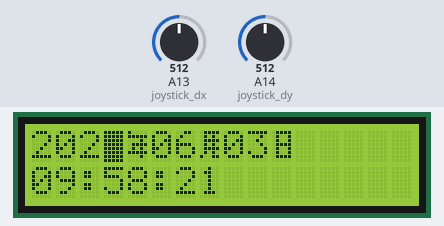
Recording of a sketch running on a simulated Arduino Mega 2560, built with avr-gcc and run on an emulated ATmega2560. On the bench: 16×2 character LCD. Inputs (shaded band) come from the test bench; at power-on: A13 (joystick_dx) = 512, A14 (joystick_dy) = 512. What the sketch prints to the serial monitor is not drawn.

Above: at 2.3 s.
2.4 s: A13 (joystick_dx) set to 1010
At 3.12 s:
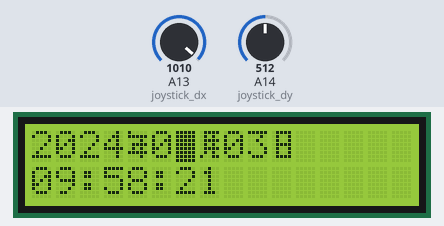
4.7 s: A14 (joystick_dy) set to 1010
At 6.4 s:
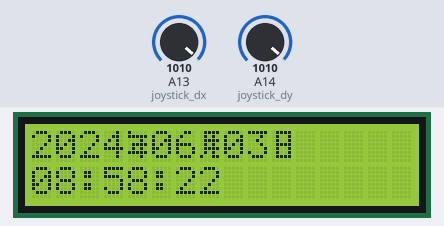
7.2 s: A13 (joystick_dx) set to 990
At 10.01 s:
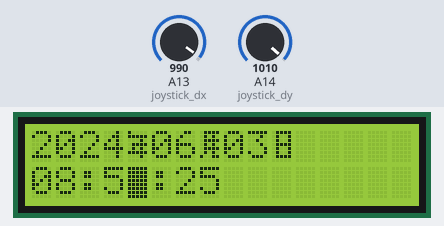
10.2 s: A14 (joystick_dy) set to 990
At 10.46 s:
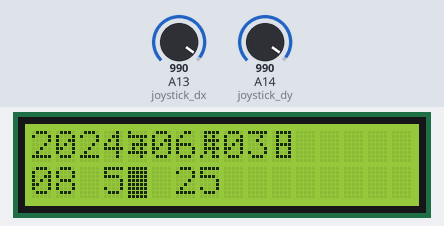
11.8 s: A13 (joystick_dx) set to 1023
At 14.79 s:
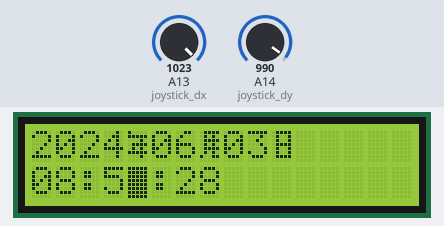
14.8 s: A14 (joystick_dy) set to 1023
At 16.4 s:
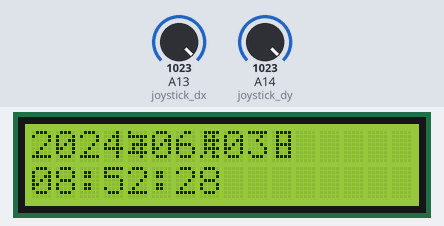
Timing chart, 0 to 17.9 s (numbered marks = the images above; inputs shaded):
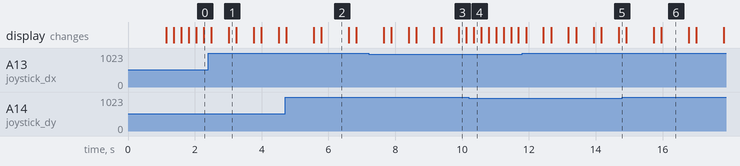

Measured:
- what the display in image 2 shows lasts 0.8 s, from 5.8 s to 6.6 s

The sketch:

LCM.ino
```cpp
#include <LiquidCrystal_I2C.h>
#define joystick_sw 0
#define joystick_dx A13
#define joystick_dy A14

LiquidCrystal_I2C lcd(0x27, 16, 2);

int year = 2024, month = 6, day = 3;
int hh = 9, mm = 58, ss = 20;
int dx = 0, dy = 0, enter = 0;
bool doubleDot = false;
bool edit_mode = false;
byte location[] = { 3, 6, 9, 17, 20 };
byte location_index = 0;
int joystick_delay = 300;
unsigned long time0 = 0, time1 = 0;

void setup() {
  _init();
  lcd_init();
  disp_init();
}

void loop() {
  Date_Time_Disp();
  delay(200);

  Serial.print("edit_mode == ");
  Serial.print(edit_mode);
  Serial.print("\tenter==");
  Serial.print(enter);
  Serial.print(dx);
  Serial.print(" ");
  Serial.print(dy);
  Serial.println(" ");


  dx = analogRead(joystick_dx);
  dy = analogRead(joystick_dy);
  enter = digitalRead(joystick_sw);

  if (millis() - time1 > 100) {
    time1 = millis();
    if (enter == 0) {
      edit_mode = !edit_mode;
    }
  }

  if (edit_mode) {
    if (dy < 10) {
      if (location_index == 0) {
        year++;
      } else if (location_index == 1) {
        if (month < 12) {
          month++;
        }
      } else if (location_index == 2) {
        switch (month) {
          case 1:
          case 3:
          case 5:
          case 7:
          case 8:
          case 10:
          case 12:
            if (day < 31) {
              day++;
            }
            break;
          case 4:
          case 6:
          case 9:
          case 11:
            if (day < 30) {
              day++;
            }
            break;
          case 2:
            if (day < 28) {
              day++;
            }
            break;
        }
      } else if (location_index == 3) {
        if (hh < 23) {
          hh++;
        }
      } else if (location_index == 4) {
        if (mm < 59) {
          mm++;
        }
      }
      delay(joystick_delay);
    }

    if (dy > 1000) {
      if (location_index == 0) {
        year--;
      } else if (location_index == 1) {
        if (month > 1) {
          month--;
        }
      } else if (location_index == 2) {
        if (day > 1) {
          day--;
        }
      } else if (location_index == 3) {
        if (hh > 0) {
          hh--;
        }
      } else if (location_index == 4) {
        if (mm > 0) {
          mm--;
        }
      }
      delay(joystick_delay);
    }

    if (dx < 10) {
      if (location_index == 0) {
        location_index = 0;
      } else {
        location_index--;
      }
      delay(joystick_delay);
    }

    if (dx > 1000) {
      if (location_index == 4) {
        location_index = 4;
      } else {
        location_index++;
      }
      delay(joystick_delay);
    }
  }
}

//function
void _init() {
  Serial.begin(115200);
  pinMode(8, INPUT_PULLUP);  // 搖桿按鈕，需上拉電阻
}

void lcd_init() {
  lcd.init();  // initialize the lcd
  // Print a message to the LCD.
  lcd.backlight();  //開啟背光
  lcd_CreatChar();
  lcd.setCursor(0, 0);  //col0 row0
  lcd.print("Hello, world!");
  lcd.setCursor(0, 1);  //col0 row1
  lcd.print("Ywrobot Arduino!");
  delay(1000);
  lcd.clear();
}

void lcd_CreatChar() {
  uint8_t yearChar[8] = { 0x10, 0x1f, 0x02, 0x0f, 0x0a, 0x1f, 0x02, 0x00 };   //年字型定義
  uint8_t monthChar[8] = { 0x0f, 0x0a, 0x0f, 0x0a, 0x0f, 0x0a, 0x13, 0x00 };  //月字型定義
  uint8_t dayChar[8] = { 0x0f, 0x09, 0x09, 0x0f, 0x09, 0x09, 0x0f, 0x00 };    //日字型定義

  lcd.createChar(0, yearChar);   //年
  lcd.createChar(1, monthChar);  //月
  lcd.createChar(2, dayChar);    //日
}

void disp_init() {
  //輸出日期的年月日
  lcd.setCursor(4, 0);
  lcd.write(0);
  lcd.setCursor(7, 0);
  lcd.write(1);
  lcd.setCursor(10, 0);
  lcd.write(2);

  //輸出時間的冒號
  lcd.setCursor(2, 1);
  lcd.print(":");
  lcd.setCursor(5, 1);
  lcd.print(":");
}

void Date_Time_Disp() {
  if (edit_mode == false) {
    lcd.noCursor();
    lcd.noBlink();
  } else {
    lcd.cursor();
    lcd.blink();
  }


  //show year
  lcd.setCursor(0, 0);
  lcd.print(year);
  //show month
  lcd.setCursor(5, 0);
  if (month < 10)
    lcd.print("0");
  lcd.print(month);
  //show day
  lcd.setCursor(8, 0);
  if (day < 10)
    lcd.print("0");
  lcd.print(day);

  //show hour
  lcd.setCursor(0, 1);
  if (hh < 10)
    lcd.print("0");
  lcd.print(hh);
  //show min
  lcd.setCursor(3, 1);
  if (mm < 10)
    lcd.print("0");
  lcd.print(mm);

  //show second
  lcd.setCursor(6, 1);
  if (ss < 10)
    lcd.print("0");
  lcd.print(ss);

  //回到編輯模式的游標
  lcd.setCursor(location[location_index] % 16, location[location_index] / 16);

  //時間的冒號閃爍
  if ((millis() - time0) > 500 && edit_mode == false) {
    time0 = millis();
    if (doubleDot == true) {
      lcd.setCursor(2, 1);
      lcd.print(":");
      lcd.setCursor(5, 1);
      lcd.print(":");
      doubleDot = !doubleDot;

      //處理時間進位
      if (++ss == 60) {
        ss = 0;
        if (++mm == 60) {
          mm = 0;
          if (++hh == 24)
            hh = 0;
        }
      }
    } else {
      lcd.setCursor(2, 1);
      lcd.print(" ");
      lcd.setCursor(5, 1);
      lcd.print(" ");
      doubleDot = !doubleDot;
    }
  }
}
```
